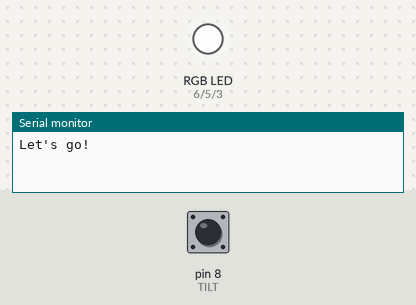
Bench run of a sketch on a simulated Arduino Uno, built with avr-gcc and run on an emulated ATmega328P. Parts: an RGB LED mixed from three pins (HIGH = lit), the last lines printed to the serial monitor. Inputs (shaded band) come from the test bench; at power-on: pin 8 (TILT) HIGH.

Above: at 1.2 s.
1.3 s: pin 8 (TILT) driven LOW
At 2.3 s:
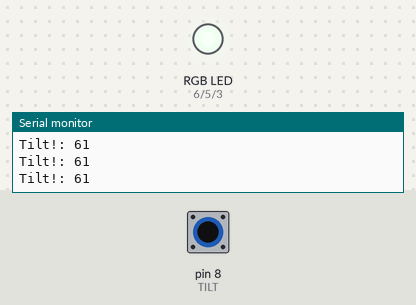
3.4 s: pin 8 (TILT) pulsed HIGH 2 times (0.12 s each, 0.3 s apart)
At 3.7 s:
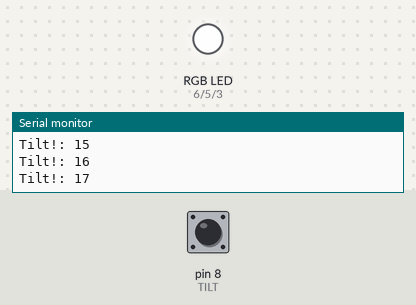
7.0 s: pin 8 (TILT) pulsed HIGH 2 times (0.12 s each, 0.3 s apart)
At 7.5 s:
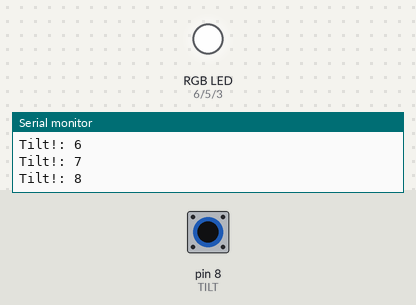
Timing chart, 0 to 10.0 s (numbered marks = the images above; inputs shaded):
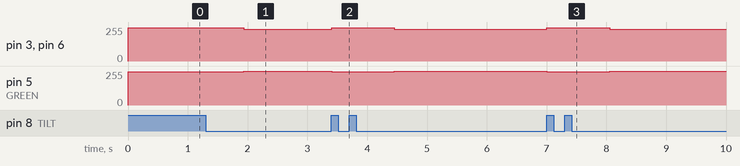

The sketch:

Networking_Group_Timer.ino
```cpp
/*

  Networking Group Timer

  Created by: Chad Lawson <chad@verbosemode.tv>
  Version: 1.0

*/

// Assign the LEDs to pins
#define RED 6
#define GREEN 5
#define BLUE 3
#define TILT 8

// Assign times to the colors
#define gTime 60
#define yTime 90
#define rTime 120
#define BOUNCE 60

// Since we are using a CA LED we need to work backwards
#define COMMON_ANODE

// Define our variables
long start;
boolean running = true;
boolean tiltState;
int bounceCheck = 0;

void setup() {
  pinMode(RED, OUTPUT);
  pinMode(GREEN, OUTPUT);
  pinMode(BLUE, OUTPUT);
  pinMode(TILT, INPUT);

  // Initialize our timer
  setColor(0,0,0);
  start = millis();

  // Let's try it
  Serial.begin(9600);
  Serial.println("Let's go!");

} // setup

void loop() {

  tiltState = digitalRead(TILT);
  if(tiltState == LOW)
  {
    Serial.print("Tilt!: ");
    if(bounceCheck > BOUNCE) {
        running = false;
    } else {
        bounceCheck++;
    }
    Serial.println(bounceCheck);
  } else {
    if(bounceCheck > 0) {
      bounceCheck--;
    }
  }

  if(running == true) {

    int secs = getTime();

    switch(secs) {

      case 0:
        setColor(4,4,4);
        break;

      case gTime:
        setColor(0,32,0);
        break;

      case yTime:
        setColor(16,32,0);
        break;

      case rTime:
        setColor(32,0,0);
        break;

    } // switch

  } // if(running)

  else {

    setColor(16,0,16);
    start = millis();
    running = true;

  } // else

} // loop

int getTime() {
  long delta = millis() - start;
  int secs = delta / 1000;
  return secs;
}

void setColor(int red, int green, int blue)
{
  #ifdef COMMON_ANODE
    red = 255 - red;
    green = 255 - green;
    blue = 255 - blue;
  #endif
  analogWrite(RED, red);
  analogWrite(GREEN, green);
  analogWrite(BLUE, blue);
}

/*
  Version History

  1.0 - Initial Version (141220)

*/
```

Measured:
- after the input at 1.3 s, pin 3 (BLUE), pin 6 (RED): 251/255 → 239/255 after 0.63 s; pin 5 (GREEN): 251/255 → 255/255 after 0.63 s
- after the input at 3.4 s, pin 3 (BLUE), pin 6 (RED): 239/255 → 251/255 at once, → 239/255 1.0 s later; pin 5 (GREEN): 255/255 → 251/255 at once, → 255/255 1.0 s later
- after the input at 7.0 s, pin 3 (BLUE), pin 6 (RED): 239/255 → 251/255 at once, → 239/255 1.0 s later; pin 5 (GREEN): 255/255 → 251/255 at once, → 255/255 1.0 s later
